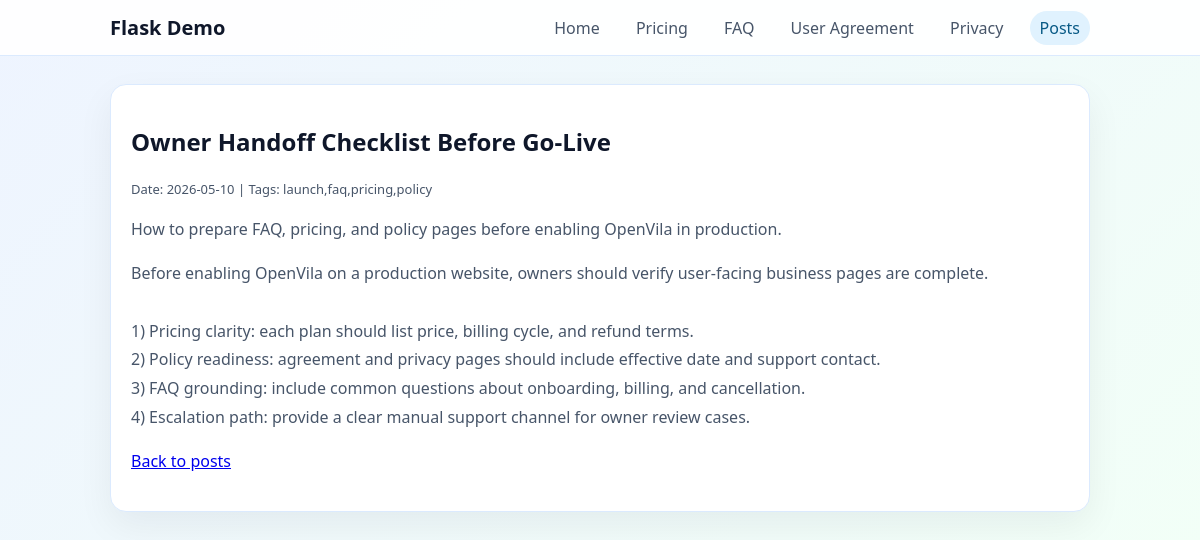
The page /posts/owner-handoff-checklist on the database its author committed.
### tables this page shows
CREATE TABLE posts (
              id INTEGER PRIMARY KEY AUTOINCREMENT,
              slug TEXT NOT NULL UNIQUE,
              title TEXT NOT NULL,
              summary TEXT NOT NULL,
              tags TEXT NOT NULL,
              body TEXT NOT NULL,
              created_at TEXT NOT NULL
            );

### app.py (the view)
@app.route("/posts/<slug>")
def post_detail(slug):
    post = get_post_by_slug(slug)
    if not post:
        abort(404)
    return render_template("post_detail.html", post=post)

### app.py (called while the page is built)
def get_post_by_slug(slug):
    with sqlite3.connect(DB_PATH) as conn:
        conn.row_factory = sqlite3.Row
        return conn.execute(
            """
            SELECT slug, title, summary, tags, body, created_at
            FROM posts
            WHERE slug = ?
            """,
            (slug,),
        ).fetchone()

### templates/post_detail.html (shortened to what this page needs)
{% extends 'base.html' %}
{% set active = 'posts' %}
{% block content %}
<h1>{{ post['title'] }}</h1>
<p class="meta">Date: {{ post['created_at'] }} | Tags: {{ post['tags'] }}</p>
<p>{{ post['summary'] }}</p>
<div class="post-body">{{ post['body'] }}</div>
<p><a href="{{ url_for('posts') }}">Back to posts</a></p>
{% endblock %}

### static/style.css (style rules this page uses)
:root { --bg: #f4f8ff; --text: #0f172a; --muted: #475569; --line: #dbeafe; }
* { box-sizing: border-box; }
body { margin: 0; font-family: "Segoe UI", "Helvetica Neue", Arial, sans-serif; background: linear-gradient(135deg, #eef4ff, #f2fff7); color: var(--text); }
.card p, .card li { color: var(--muted); line-height: 1.7; }
.meta { font-size: 13px; color: #64748b; }
.post-body { white-space: pre-line; color: var(--muted); line-height: 1.8; }

### rows shown on the page
posts: title "Owner Handoff Checklist Before Go-Live", created_at "2026-05-10", tags "launch,faq,pricing,policy", summary "How to prepare FAQ, pricing, and policy pages before enabling OpenVila in production.", body "Before enabling OpenVila on a production website, owners should verify user-facing business pages are complete. 1) Pricing clarity: each plan should list price, billing cycle, and refund terms. 2) Policy readiness: agreement and privacy pages should include effective date and support contact. 3) FAQ grounding: include common questions about onboarding, billing, and cancellation. 4) Escalation path: provide a clear manual support channel for owner review cases."
